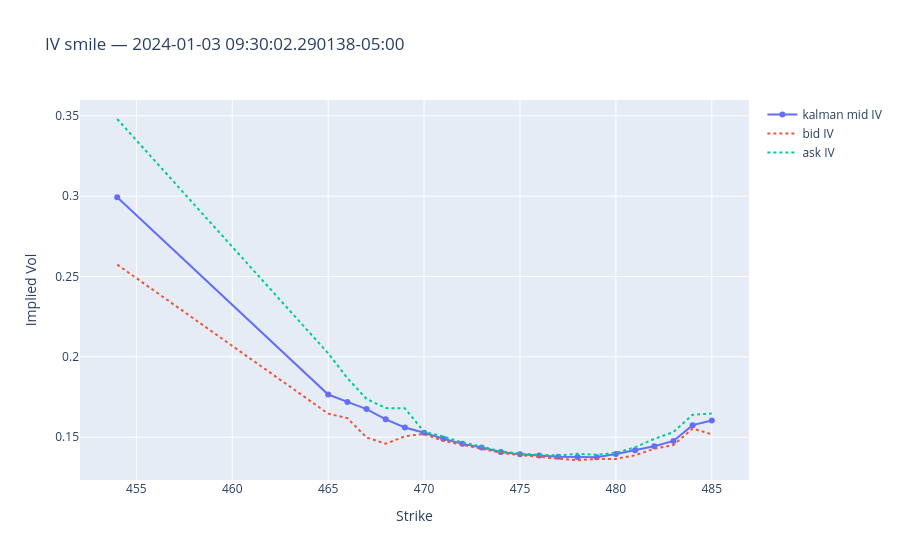

This figure's notebook cell:
### Code cell
# Snapshot: pick a moment in time and plot the IV smile across strikes.
# join_asof gives the last known IV for each strike at that timestamp.
# snapshot_ts = df_iv_surface_wide["ts_ns"].median()  # mid-day snapshot

snapshot_ts = df_iv_surface_wide.filter(
    pl.all_horizontal(pl.all().is_not_null()) & pl.all_horizontal(cs.float().is_not_nan())
)["ts_ns"][100]


row = df_iv_surface_wide.filter(pl.col("ts_ns") <= snapshot_ts).tail(1)
strikes_in_surface = sorted(df_iv_surface_long["strike"].unique().to_list())

mid_ivs = [row[f"kalman_iv_{int(k)}"][0] for k in strikes_in_surface]
bid_ivs = [row[f"bid_iv_{int(k)}"][0] for k in strikes_in_surface]
ask_ivs = [row[f"ask_iv_{int(k)}"][0] for k in strikes_in_surface]

import plotly.graph_objects as go

fig = go.Figure()
fig.add_trace(
    go.Scatter(x=strikes_in_surface, y=mid_ivs, mode="lines+markers", name="kalman mid IV")
)
fig.add_trace(
    go.Scatter(x=strikes_in_surface, y=bid_ivs, mode="lines", name="bid IV", line=dict(dash="dot"))
)
fig.add_trace(
    go.Scatter(x=strikes_in_surface, y=ask_ivs, mode="lines", name="ask IV", line=dict(dash="dot"))
)
fig.update_layout(
    title=f"IV smile — {snapshot_ts}", xaxis_title="Strike", yaxis_title="Implied Vol"
)
fig.show()

### Figure 1 — Plotly figure (JSON) as saved in the notebook; plotly's stock layout.template omitted (floating-point values rounded to 4 significant figures)
{"data": [{"mode": "lines+markers", "name": "kalman mid IV", "type": "scatter", "x": [454, 465, 466, 467, 468, 469, 470, 471, 472, 473, 474, 475, 476, 477, 478, 479, 480, 481, 482, 483, 484, 485], "y": [0.2993, 0.1766, 0.1719, 0.1675, 0.1611, 0.1561, 0.1528, 0.149, 0.1458, 0.1436, 0.1409, 0.1393, 0.1386, 0.1378, 0.1377, 0.1375, 0.1395, 0.1419, 0.1444, 0.1477, 0.1575, 0.1604]}, {"line": {"dash": "dot"}, "mode": "lines", "name": "bid IV", "type": "scatter", "x": [454, 465, 466, 467, 468, 469, 470, 471, 472, 473, 474, 475, 476, 477, 478, 479, 480, 481, 482, 483, 484, 485], "y": [0.2574, 0.1647, 0.1618, 0.1498, 0.1459, 0.1505, 0.152, 0.1477, 0.1452, 0.1427, 0.1403, 0.1388, 0.1378, 0.1371, 0.1357, 0.1365, 0.1365, 0.1387, 0.1428, 0.1451, 0.1554, 0.1518]}, {"line": {"dash": "dot"}, "mode": "lines", "name": "ask IV", "type": "scatter", "x": [454, 465, 466, 467, 468, 469, 470, 471, 472, 473, 474, 475, 476, 477, 478, 479, 480, 481, 482, 483, 484, 485], "y": [0.348, 0.2022, 0.1868, 0.1738, 0.1681, 0.168, 0.1534, 0.1504, 0.1466, 0.1442, 0.1411, 0.1398, 0.139, 0.1387, 0.1397, 0.1391, 0.1402, 0.1437, 0.1489, 0.1532, 0.1639, 0.1647]}], "layout": {"title": {"text": "IV smile — 2024-01-03 09:30:02.290138-05:00"}, "xaxis": {"title": {"text": "Strike"}}, "yaxis": {"title": {"text": "Implied Vol"}}}}
